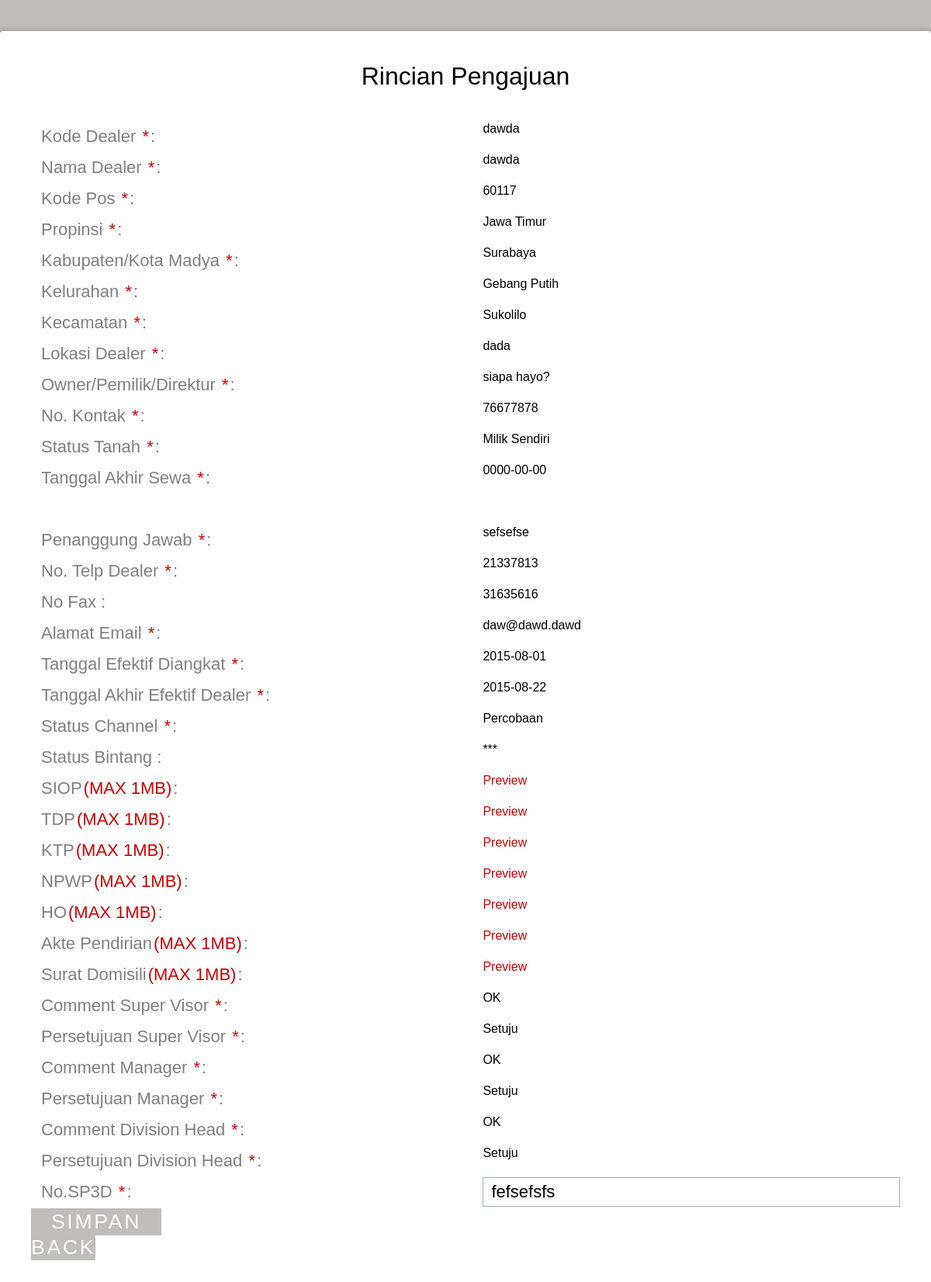
The page /admin_legal/rincian_dealer_h2.php?id=35 (signed in) on the database its author committed.
### tables this page shows
CREATE TABLE IF NOT EXISTS `daftar_pengajuan` (
  `id_daftar` int(11) NOT NULL AUTO_INCREMENT,
  `id_admin` int(11) NOT NULL,
  `kode_dealer` varchar(15) NOT NULL,
  `tanggal_pengajuan` date NOT NULL,
  `jenis_pengajuan` varchar(35) NOT NULL,
  `channel` varchar(10) DEFAULT NULL,
  `status_channel` varchar(10) DEFAULT NULL,
  `jam_pengajuan` time NOT NULL,
  `comment_sv` varchar(50) DEFAULT NULL,
  `approval_sv` varchar(30) DEFAULT NULL,
  `nama_sv` varchar(30) NOT NULL,
  `waktu_approval_sv` datetime NOT NULL,
  `comment_manager` varchar(50) DEFAULT NULL,
  `approval_manager` varchar(30) DEFAULT NULL,
  `nama_manager` varchar(30) NOT NULL,
  `waktu_approval_manager` datetime NOT NULL,
  `comment_divhead` varchar(50) DEFAULT NULL,
  `approval_divhead` varchar(30) DEFAULT NULL,
  `nama_divhead` varchar(30) NOT NULL,
  `waktu_approval_divhead` datetime NOT NULL,
  `legalisir_admin` varchar(20) DEFAULT NULL,
  `waktu_legalisir` date NOT NULL,
  `perpanjangan` date DEFAULT NULL,
  PRIMARY KEY (`id_daftar`)
);

CREATE TABLE IF NOT EXISTS `daftar_dealer` (
  `kode_dealer` varchar(15) NOT NULL,
  `nama_dealer` varchar(50) NOT NULL,
  `id_kodepos` int(11) NOT NULL,
  `lokasi` varchar(30) NOT NULL,
  `owner` varchar(30) NOT NULL,
  `kontak` varchar(12) NOT NULL,
  `status_tanah` varchar(30) NOT NULL,
  `akhir_sewa` date DEFAULT NULL,
  `status_dealer` varchar(10) DEFAULT NULL,
  `siop` varchar(50) DEFAULT NULL,
  `tdp` varchar(50) DEFAULT NULL,
  `ktp` varchar(50) DEFAULT NULL,
  `npwp` varchar(50) DEFAULT NULL,
  `ho` varchar(50) DEFAULT NULL,
  `akte` varchar(50) DEFAULT NULL,
  `surat_domisili` varchar(50) DEFAULT NULL,
  `waktucreate` datetime NOT NULL,
  `waktumodify` datetime DEFAULT NULL,
  PRIMARY KEY (`kode_dealer`)
);

CREATE TABLE IF NOT EXISTS `kodepos` (
  `id_kodepos` int(5) NOT NULL AUTO_INCREMENT,
  `kodepos` int(11) DEFAULT NULL,
  `kelurahan` varchar(50) DEFAULT NULL,
  `kecamatan` varchar(50) DEFAULT NULL,
  `jenis` varchar(50) DEFAULT NULL,
  `kabupaten` varchar(50) DEFAULT NULL,
  `propinsi` varchar(50) DEFAULT NULL,
  PRIMARY KEY (`id_kodepos`)
);

CREATE TABLE IF NOT EXISTS `channel_h2` (
  `id_channel` varchar(15) NOT NULL,
  `pj` varchar(20) NOT NULL,
  `no_telp` varchar(12) NOT NULL,
  `no_fax` varchar(12) DEFAULT NULL,
  `email` varchar(50) NOT NULL,
  `tgl_efektif` date NOT NULL,
  `tgl_akhir` date NOT NULL,
  `status_channel` varchar(10) NOT NULL,
  `status_bintang` varchar(5) DEFAULT NULL,
  `no_sp3d` varchar(30) DEFAULT NULL,
  `waktucreate` datetime NOT NULL,
  `waktumodify` datetime NOT NULL,
  PRIMARY KEY (`id_channel`)
);

### admin_legal/rincian_dealer_h2.php (the view, shortened to what this page needs)
<?php
$id=$_GET['id'];
if(isset($_SESSION['status'])&&$_SESSION['status']=='admin'){
$sql=mysql_fetch_array(mysql_query("select * from daftar_pengajuan a, daftar_dealer b, kodepos c, channel_h2 d where a.id_daftar = '$id' and a.kode_dealer = b.kode_dealer and b.id_kodepos = c.id_kodepos and b.kode_dealer = d.id_channel"));
?>
<!DOCTYPE html>
<html >
  <head>
    <link href='../css/css.css' rel='stylesheet' type='text/css'>
    <link rel="stylesheet" href="css/normalize.css">
    <link rel="stylesheet" href="css/style.css">
  </head>
  <body>
    <div class="form">
      <div>
        <div id="h1">
          <h1>Rincian Pengajuan</h1>
         <form name="edit" action="submit_h2.php?id=<?php echo $id ?>&kode=<?php echo $sql['kode_dealer'] ?>" method="post" onSubmit="validate()">
          <div class="top-row">
          <div class="field-wrap">
              <label>
              Kode Dealer <span class="req">*</span>:
            </label>
		  </div>
		  <div class="field-wrap"><span><?php echo $sql['kode_dealer'] ?></span>
          </div>
          </div>
          <div class="top-row">
          <div class="field-wrap">
              <label>
              Nama Dealer <span class="req">*</span>:
            </label>
		  </div>
		  <div class="field-wrap"><span><?php echo $sql['nama_dealer'] ?></span>
          </div>
          </div>
          <div class="top-row">
          <div class="field-wrap">
              <label>
              Kode Pos <span class="req">*</span>:
            </label>
		  </div>
		  <div class="field-wrap"><span><?php echo $sql['kodepos'] ?></span>
          </div>
          </div>
          <div class="top-row">
          <div class="field-wrap">
              <label>
              Propinsi <span class="req">*</span>:
            </label>
		  </div>
		  <div class="field-wrap"><span><?php echo $sql['propinsi'] ?></span>
          </div>
          </div>
		  <div class="top-row">
          <div class="field-wrap">
              <label>
              Kabupaten/Kota Madya <span class="req">*</span>:
            </label>
		  </div>
		  <div class="field-wrap"><span><?php echo $sql['kabupaten'] ?></span>
          </div>
          </div>
		  <div class="top-row">
          <div class="field-wrap">
              <label>
              Kelurahan <span class="req">*</span>:
            </label>
		  </div>
		  <div class="field-wrap"><span><?php echo $sql['kelurahan'] ?></span>
          </div>
          </div>
		  <div class="top-row">
          <div class="field-wrap">
              <label>
              Kecamatan <span class="req">*</span>:
            </label>
		  </div>
		  <div class="field-wrap"><span><?php echo $sql['kecamatan'] ?></span>
          </div>
          </div>
		  <div class="top-row">
          <div class="field-wrap">
              <label>
              Lokasi Dealer <span class="req">*</span>:
            </label>
		  </div>
		  <div class="field-wrap"><span><?php echo $sql['lokasi'] ?></span>
          </div>
          </div>
		  <div class="top-row">
          <div class="field-wrap">
              <label>
              Owner/Pemilik/Direktur <span class="req">*</span>:
            </label>
		  </div>
		  <div class="field-wrap"><span><?php echo $sql['owner'] ?></span>
          </div>
          </div>
		  <div class="top-row">
          <div class="field-wrap">
              <label>
              No. Kontak <span class="req">*</span>:
            </label>
		  </div>
		  <div class="field-wrap"><span><?php echo $sql['kontak'] ?></span>
          </div>
          </div>
		  <div class="top-row">
          <div class="field-wrap">
              <label>
              Status Tanah <span class="req">*</span>:
            </label>
		  </div>
		  <div class="field-wrap">
          <span><?php echo $sql['status_tanah'] ?></span>
          </div>
          </div>
		  <div class="top-row" id="tanggalsewa">
            <div class="field-wrap">
              <label>
                Tanggal Akhir Sewa <span class="req">*</span>:
              </label>
            </div>
              <div class="field-wrap">
              <span><?php echo $sql['akhir_sewa'] ?></span>
			  </div>
          </div>
          <div class="top-row">
          </div>
		  <div class="top-row">
          <div class="field-wrap">
              <label>
              Penanggung Jawab <span class="req">*</span>:
            </label>
		  </div>
		  <div class="field-wrap"><span><?php echo $sql['pj'] ?></span>
          </div>
          </div>
		  <div class="top-row">
          <div class="field-wrap">
              <label>
              No. Telp Dealer <span class="req">*</span>:
            </label>
		  </div>
		  <div class="field-wrap"><span><?php echo $sql['no_telp'] ?></span>
          </div>
          </div>
		  <div class="top-row">
          <div class="field-wrap">
              <label>
              No Fax :
            </label>
		  </div>
		  <div class="field-wrap"><span><?php echo $sql['no_fax'] ?></span>
          </div>
          </div>
		  <div class="top-row">
          <div class="field-wrap">
              <label>
              Alamat Email <span class="req">*</span>:
            </label>
		  </div>
		  <div class="field-wrap"><span><?php echo $sql['email'] ?></span>
          </div>
          </div>
		  <div class="top-row">
          <div class="field-wrap">
              <label>
              Tanggal Efektif Diangkat <span class="req">*</span>:
            </label>
		  </div>
		  <div class="field-wrap"><span><?php echo $sql['tgl_efektif'] ?></span>
          </div>
          </div>
		  <div class="top-row">
          <div class="field-wrap">
              <label>
              Tanggal Akhir Efektif Dealer <span class="req">*</span>:
            </label>
		  </div>
		  <div class="field-wrap"></span><?php echo $sql['tgl_akhir'] ?></span>
          </div>
          </div>
		  <div class="top-row">
          <div class="field-wrap">
              <label>
              Status Channel <span class="req">*</span>:
            </label>
		  </div>
		  <div class="field-wrap"><span><?php echo $sql['status_channel'] ?></span>
          </div>
          </div>
		  <div class="top-row">
          <div class="field-wrap">
              <label>
              Status Bintang :
            </label>
		  </div>
		  <div class="field-wrap"><span><?php echo $sql['status_bintang'] ?></span>
		  </div>
          </div>
		  <div class="top-row">
          <div class="field-wrap">
              <label>
              SIOP<span class="req">(MAX 1MB)</span>:
            </label>
		  </div>
		  <div class="field-wrap"><a href="<?php echo $sql['siop'] ?>"target="_blank">Preview</a>
          </div>
          </div>
		  <div class="top-row">
          <div class="field-wrap">
              <label>
              TDP<span class="req">(MAX 1MB)</span>:
            </label>
		  </div>
		  <div class="field-wrap"><a href="<?php echo $sql['tdp'] ?>"target="_blank">Preview</a>
          </div>
          </div>
		  <div class="top-row">
          <div class="field-wrap">
              <label>
              KTP<span class="req">(MAX 1MB)</span>:
            </label>
		  </div>
		  <div class="field-wrap"><a href="<?php echo $sql['ktp'] ?>"target="_blank">Preview</a>
          </div>
          </div>
		  <div class="top-row">
          <div class="field-wrap">
              <label>
              NPWP<span class="req">(MAX 1MB)</span>:
            </label>
		  </div>
		  <div class="field-wrap"><a href = "<?php echo $sql['npwp'] ?>"target="_blank">Preview</a>
          </div>
          </div>
		  <div class="top-row">
          <div class="field-wrap">
              <label>
              HO<span class="req">(MAX 1MB)</span>:
            </label>
		  </div>
		  <div class="field-wrap"><a href= "<?php echo $sql['ho'] ?>"target="_blank">Preview</a>
          </div>
          </div>
		  <div class="top-row">
          <div class="field-wrap">
            <label>
              Akte Pendirian<span class="req">(MAX 1MB)</span>:
            </label>
		  </div>
		  <div class="field-wrap"><a href = "<?php echo $sql['akte'] ?>"target="_blank">Preview</a>
          </div>
          </div>
		  <div class="top-row">
          <div class="field-wrap">
              <label>
              Surat Domisili<span class="req">(MAX 1MB)</span>:
            </label>
		  </div>
		  <div class="field-wrap"><a href = "<?php echo $sql['surat_domisili'] ?>"target="_blank">Preview</a>
          </div>
          </div>
		   <div class="top-row">
          <div class="field-wrap">
              <label>
              Comment Super Visor <span class="req">*</span>:
            </label>
		  </div>
		  <div class="field-wrap"><span><?php echo $sql['comment_sv'] ?></span>
          </div>
          </div>
		      <div class="top-row">
          <div class="field-wrap">
              <label>
              Persetujuan Super Visor <span class="req">*</span>:
            </label>
		  </div>
		  <div class="field-wrap"><span><?php echo $sql['approval_sv'] ?></span>
          </div>
          </div>
		   <div class="top-row">
          <div class="field-wrap">
              <label>
              Comment Manager <span class="req">*</span>:
            </label>
		  </div>
		  <div class="field-wrap"><span><?php echo $sql['comment_manager'] ?></span>
          </div>
          </div>
		      <div class="top-row">
          <div class="field-wrap">
              <label>
              Persetujuan Manager <span class="req">*</span>:
            </label>
		  </div>
		  <div class="field-wrap"><span><?php echo $sql['approval_manager'] ?></span>
          </div>
          </div>
		   <div class="top-row">
          <div class="field-wrap">
              <label>
              Comment Division Head <span class="req">*</span>:
            </label>
		  </div>
		  <div class="field-wrap"><span><?php echo $sql['comment_divhead'] ?></span>
          </div>
          </div>
		      <div class="top-row">
          <div class="field-wrap">
              <label>
              Persetujuan Division Head <span class="req">*</span>:
            </label>
		  </div>
		  <div class="field-wrap"><span><?php echo $sql['approval_divhead'] ?></span>
          </div>
          </div>
		 <div class="top-row">
          <div class="field-wrap">
              <label>
              No.SP3D <span class="req">*</span>:
            </label>
		  </div>
		  <div class="field-wrap"><input name="no_sp3d" value="<?php echo $sql['no_sp3d']?>" type="text" required />
          </div>
          </div>
		            <button type="submit" class="button button-block"/>Simpan</button>
					<a class="button"href="index.php"/>Back</a>
		  </form>
        </div>
      </div>
</div>
  </body>
</html>
<?php
}else{
?>
<script>document.location.href="../"</script>
<?php
}
?>

### admin_legal/css/style.css (style rules this page uses)
*, *:before, *:after { box-sizing: border-box; }
html { overflow-y: scroll; }
body { background: #c1bdba; font-family: 'Titillium Web', sans-serif; }
a { text-decoration: none; color: #cc0000; -webkit-transition: .5s ease; transition: .5s ease; }
.form { background: #ffffff; padding: 40px; max-width: 1200px; margin: 40px auto; border-radius: 4px; box-shadow: 0 4px 10px 4px rgba(19, 35, 47, 0.3); }
h1 { text-align: center; color: #000000; font-weight: 300; margin: 0 0 40px; }
label { position: absolute; -webkit-transform: translateY(6px); -ms-transform: translateY(6px); transform: translateY(6px); left: 13px; color: rgba(0, 0, 0, 0.5); -webkit-transition: all 0.25s ease; transition: all 0.25s ease; -webkit-backface-visibility: hidden; pointer-events: none; font-size: 22px; }
label .req { margin: 2px; color: #cc0000; }
input, textarea { font-size: 22px; display: block; width: 100%; height: 100%; padding: 5px 10px; background: none; background-image: none; border: 1px solid #a0b3b0; color: #000000; border-radius: 0; -webkit-transition: border-color .25s ease, box-shadow .25s ease; transition: border-color .25s ease, box-shadow .25s ease; }
.field-wrap { position: relative; margin-bottom: 40px; }
.top-row:after { content: ""; display: table; clear: both; }
.top-row > div { float: left; width: 48%; margin-right: 4%; }
.top-row > div:last-child { margin: 0; }
.button { border: 0; outline: none; border-radius: 0; padding: 2px 0; font-size: 20pt; font-weight: 6; text-transform: uppercase; letter-spacing: .1em; background: #c1bdba; color: #ffffff; -webkit-transition: all 0.5s ease; transition: all 0.5s ease; -webkit-appearance: none; }
.button-block { display: block; width: 15%; }

### rows shown on the page
daftar_pengajuan: kode_dealer.kode_dealer "dawda", kode_dealer.nama_dealer "dawda", kodepos.kodepos "60117", kodepos.propinsi "Jawa Timur", kodepos.kabupaten "Surabaya", kodepos.kelurahan "Gebang Putih", kodepos.kecamatan "Sukolilo", kode_dealer.lokasi "dada", kode_dealer.owner "siapa hayo?", kode_dealer.kontak "76677878", kode_dealer.status_tanah "Milik Sendiri", kode_dealer.akhir_sewa "0000-00-00", channel_h2.pj "sefsefse", channel_h2.no_telp "21337813", channel_h2.no_fax "31635616", channel_h2.email "daw@dawd.dawd", channel_h2.tgl_efektif "2015-08-01", channel_h2.tgl_akhir "2015-08-22", channel_h2.status_channel "Percobaan", channel_h2.status_bintang "***", comment_sv "OK", approval_sv "Setuju", comment_manager "OK", approval_manager "Setuju", comment_divhead "OK", approval_divhead "Setuju", no_sp3d "fefsefsfs"
